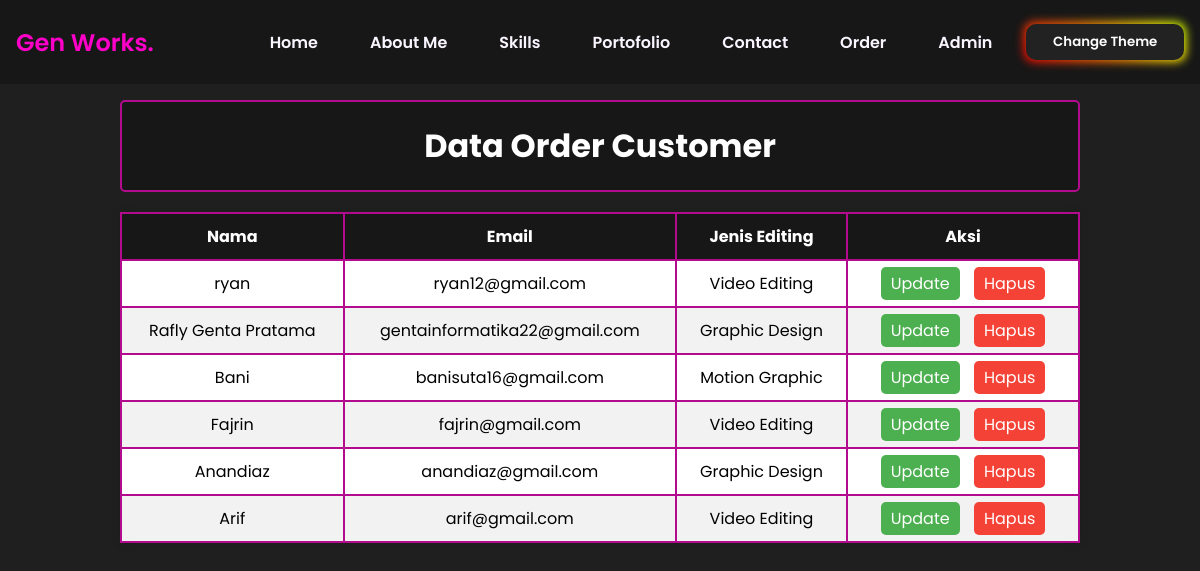
/customer.php, run on the app's committed database.
### tables this page shows
CREATE TABLE `order_customer` (
  `id` int(11) NOT NULL,
  `nama` varchar(255) NOT NULL,
  `email` varchar(255) NOT NULL,
  `jenis_editing` varchar(255) NOT NULL
);

### customer.php (the view, shortened to what this page needs)
<!DOCTYPE html>
<html>
<head>
    <link rel="stylesheet" href="style.css">
    <link rel="stylesheet" href="admin.css">
</head>
<body>
    <nav>
        <div class="nav__content">
            <div class="logo"><a href="#">Gen Works.</a></div>
            <ul>
                <li><a href="index.php">Home</a></li>
                <li><a href="about me.php">About Me</a></li>
                <li><a href="#">Skills</a></li>
                <li><a href="portofolio.php">Portofolio</a></li>
                <li><a href="#">Contact</a></li>
                <li><a href="order.php">Order</a></li>
                <li><a href="customer.php">Admin</a></li>
                <li><button class="button-rgb" role="button" id="toggle">Change Theme</button></li>
            </ul>
        </div>
    </nav>
    <div class="tabel">
        <h1>Data Order Customer</h1>
        <table>
            <thead>
                <tr>
                    <th>Nama</th>
                    <th>Email</th>
                    <th>Jenis Editing</th>
                    <th>Aksi</th>
                </tr>
            </thead>
            <tbody>
                <?php
                require 'koneksi.php';
                $sql = "SELECT * FROM order_customer";
                $result = mysqli_query($conn, $sql);
                while ($row = mysqli_fetch_assoc($result)) {
                    echo "<tr>";
                    echo "<td>" . $row['nama'] . "</td>";
                    echo "<td>" . $row['email'] . "</td>";
                    echo "<td>" . $row['jenis_editing'] . "</td>";
                    echo "<td class='action-buttons'>
                                <span class='update-button' onclick='window.location.href=\"update.php?id=" . $row['id'] . "\"'>Update</span>
                                <span class='delete-button' onclick='window.location.href=\"delete.php?id=" . $row['id'] . "\"'>Hapus</span>
                            </td>";
                    echo "</tr>";
                }
                ?>
            </tbody>
        </table>
    </div>
</body>
</html>

### style.css (style rules this page uses)
:root { --primary-color: #ff00c9; --primary-color-dark: #b30b8e; --secondary-color: #ff00c9; --text-light: #faf5ff; --extra-light: #faf5ff; --max-width: 1200px; }
* { padding: 0; margin: 0; box-sizing: border-box; }
a { text-decoration: none; }
body { font-family: "Poppins", sans-serif; background-color: #201f1f; }
nav { width: 100%; position: fixed; top: 0; left: 0; background-color: #171717; z-index: 99; }
.nav__content { max-width: var(--max-width); margin: auto; padding: 1.5rem 1rem; display: flex; align-items: center; justify-content: space-between; }
nav .logo a { font-size: 1.5rem; font-weight: 600; color: var(--primary-color); transition: 0.3s; }
ul { display: flex; align-items: center; gap: 1rem; list-style: none; transition: left 0.3s; }
ul li a { padding: 0.5rem 1rem; border: 2px solid transparent; text-decoration: none; font-weight: 600; color: var(--extra-light); transition: 0.3s; }
.button-rgb { font-family: "Poppins"; font-weight: 600; padding: 0.6em 2em; border: none; outline: none; color: rgb(255, 255, 255); background: #111; cursor: pointer; position: relative; z-index: 0; border-radius: 10px; user-select: none; -webkit-user-select: none; touch-action: manipulation; }
.button-rgb:before { content: ""; background: linear-gradient( 45deg, #ff0000, #ff7300, #fffb00, #48ff00, #00ffd5, #002bff, #7a00ff, #ff00c8, #ff0000 ); position: absolute; top: -2px; left: -2px; background-size: 400%; z-index: -1; filter: blur(5px); -webkit-filter: blur(5px); width: calc(100% + 4px); height: calc(100% + 4px); animation: glowing-button-rgb 20s linear infinite; transition: opacity 0.3s ease-in-out; border-radius: 10px; }
.button-rgb:after { z-index: -1; content: ""; position: absolute; width: 100%; height: 100%; background: #222; left: 0; top: 0; border-radius: 10px; }

### admin.css (style rules this page uses)
body { font-family: Poppins, sans-serif; background-color: #201f1f; margin: 0; padding: 0; }
h1 { background-color: #171717; color: #fff; text-align: center; padding: 20px; border: 2px solid; border-radius: 5px; border-color: #b30b8e; margin: 20px auto; width: 80%; }
.tabel { margin-top: 100px; }
table { width: 80%; margin: 20px auto; border-collapse: collapse; background-color: #fff; box-shadow: 0 0 10px rgba(0, 0, 0, 0.1); }
th, td { border: 2px solid #b30b8e; padding: 10px; text-align: center; }
th { background-color: #171717; color: #fff; }
tr:nth-child(even) { background-color: #f2f2f2; }
.action-buttons { text-align: center; }
.update-button, .delete-button { cursor: pointer; padding: 5px 10px; margin: 5px; border: none; border-radius: 5px; color: #fff; }
.update-button { background-color: #4caf50; }
.delete-button { background-color: #f44336; }

### data on the page
order_customer: nama "ryan", email "ryan12@gmail.com", jenis_editing "Video Editing"
order_customer: nama "Rafly Genta Pratama", email "gentainformatika22@gmail.com", jenis_editing "Graphic Design"
order_customer: nama "Bani", email "banisuta16@gmail.com", jenis_editing "Motion Graphic"
order_customer: nama "Fajrin", email "fajrin@gmail.com", jenis_editing "Video Editing"
order_customer: nama "Anandiaz", email "anandiaz@gmail.com", jenis_editing "Graphic Design"
order_customer: nama "Arif", email "arif@gmail.com", jenis_editing "Video Editing"
